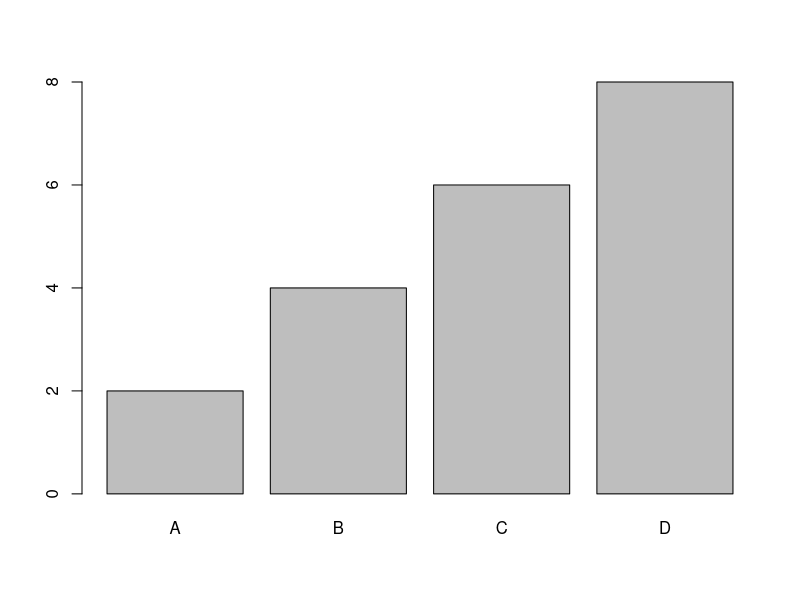
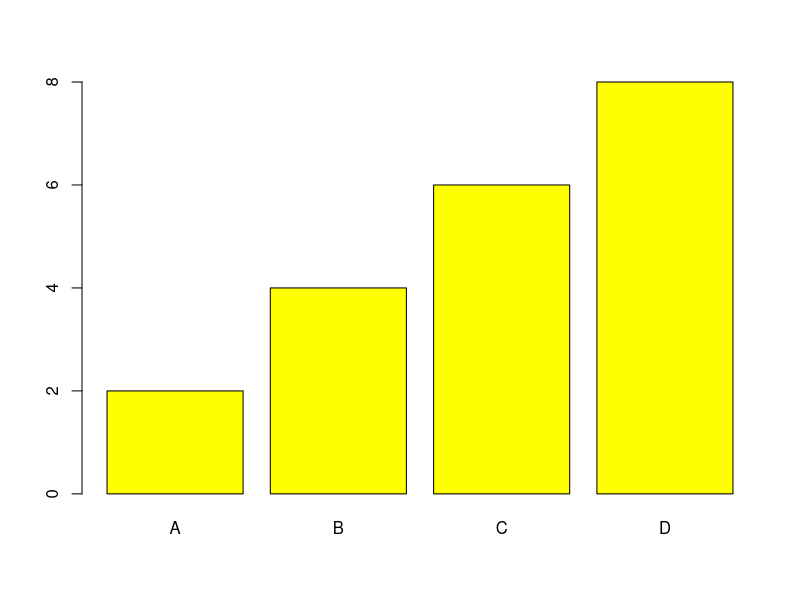
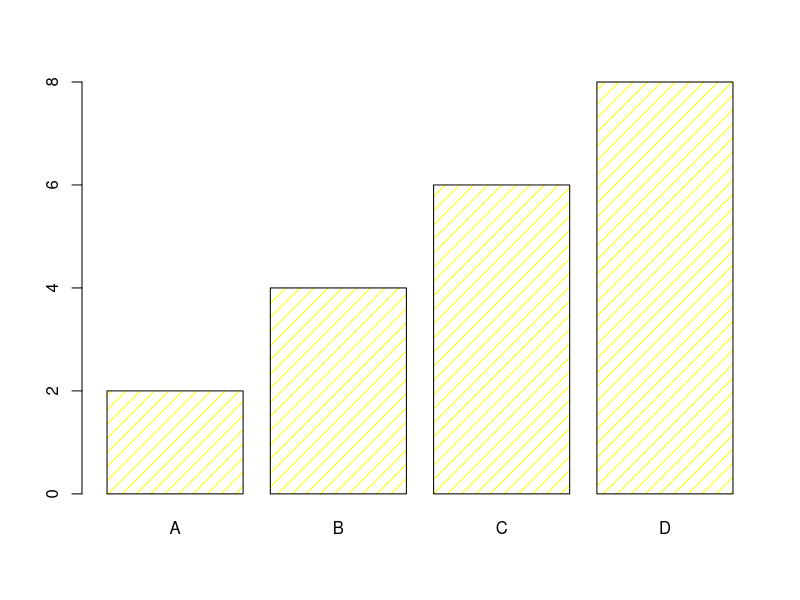
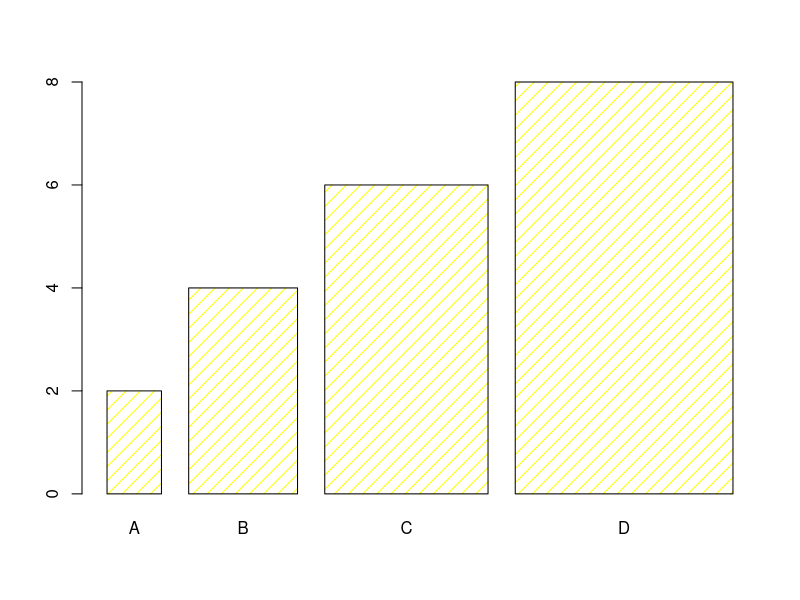
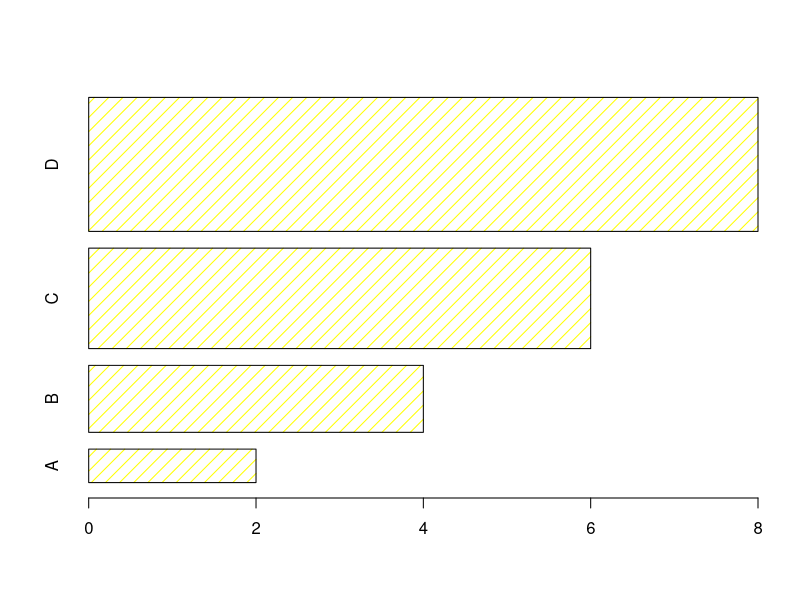

Source code (R) for these figures, in order:
# POLOS
x <- c("A", "B", "C", "D")
y <- c(2,4,6,8)
barplot(y, names.arg = x)

# COLOR
x <- c("A", "B", "C", "D")
y <- c(2,4,6,8)
barplot(y, names.arg = x, col = "yellow")

#TEXTURE
x <- c("A", "B", "C", "D")
y <- c(2,4,6,8)
barplot(y, names.arg = x, col = "yellow", density = 10)

# BAR WIDTH
x <- c("A", "B", "C", "D")
y <- c(2,4,6,8)
barplot(y, names.arg = x, col = "yellow", density = 10, width = c(1,2,3,4))


# HORIZONTAL BARS
x <- c("A", "B", "C", "D")
y <- c(2,4,6,8)
barplot(y, names.arg = x, col = "yellow", density = 10, width = c(1,2,3,4), horiz= TRUE)